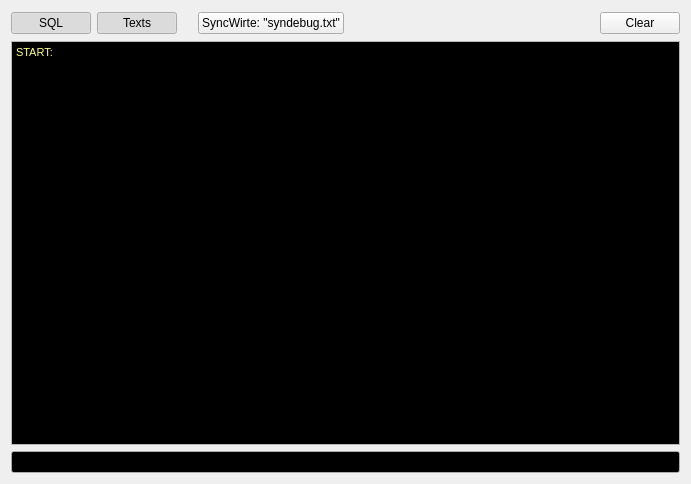
<?xml version="1.0" encoding="UTF-8"?>
<ui version="4.0">
 <class>DebugWidgetBase</class>
 <widget class="QWidget" name="DebugWidgetBase">
  <property name="geometry">
   <rect>
    <x>0</x>
    <y>0</y>
    <width>691</width>
    <height>484</height>
   </rect>
  </property>
  <property name="windowTitle">
   <string>HDebugConsole</string>
  </property>
  <layout class="QVBoxLayout">
   <item>
    <layout class="QHBoxLayout">
     <item>
      <widget class="QPushButton" name="pushSql">
       <property name="text">
        <string>SQL</string>
       </property>
       <property name="checkable">
        <bool>true</bool>
       </property>
       <property name="checked">
        <bool>true</bool>
       </property>
      </widget>
     </item>
     <item>
      <widget class="QPushButton" name="pushText">
       <property name="text">
        <string>Texts</string>
       </property>
       <property name="checkable">
        <bool>true</bool>
       </property>
       <property name="checked">
        <bool>true</bool>
       </property>
       <property name="default">
        <bool>false</bool>
       </property>
      </widget>
     </item>
     <item>
      <spacer>
       <property name="orientation">
        <enum>Qt::Horizontal</enum>
       </property>
       <property name="sizeType">
        <enum>QSizePolicy::Fixed</enum>
       </property>
       <property name="sizeHint" stdset="0">
        <size>
         <width>15</width>
         <height>20</height>
        </size>
       </property>
      </spacer>
     </item>
     <item>
      <widget class="QPushButton" name="pushSyncwrite">
       <property name="text">
        <string>SyncWirte: &quot;syndebug.txt&quot;</string>
       </property>
       <property name="checkable">
        <bool>true</bool>
       </property>
      </widget>
     </item>
     <item>
      <spacer>
       <property name="orientation">
        <enum>Qt::Horizontal</enum>
       </property>
       <property name="sizeType">
        <enum>QSizePolicy::Expanding</enum>
       </property>
       <property name="sizeHint" stdset="0">
        <size>
         <width>271</width>
         <height>24</height>
        </size>
       </property>
      </spacer>
     </item>
     <item>
      <widget class="QPushButton" name="pushClear">
       <property name="text">
        <string>Clear</string>
       </property>
      </widget>
     </item>
    </layout>
   </item>
   <item>
    <widget class="QTextEdit" name="debugtxt">
     <property name="palette">
      <palette>
       <active>
        <colorrole role="Text">
         <brush brushstyle="SolidPattern">
          <color alpha="255">
           <red>255</red>
           <green>255</green>
           <blue>127</blue>
          </color>
         </brush>
        </colorrole>
        <colorrole role="Base">
         <brush brushstyle="SolidPattern">
          <color alpha="255">
           <red>0</red>
           <green>0</green>
           <blue>0</blue>
          </color>
         </brush>
        </colorrole>
       </active>
       <inactive>
        <colorrole role="Text">
         <brush brushstyle="SolidPattern">
          <color alpha="255">
           <red>255</red>
           <green>255</green>
           <blue>127</blue>
          </color>
         </brush>
        </colorrole>
        <colorrole role="Base">
         <brush brushstyle="SolidPattern">
          <color alpha="255">
           <red>0</red>
           <green>0</green>
           <blue>0</blue>
          </color>
         </brush>
        </colorrole>
       </inactive>
       <disabled>
        <colorrole role="Text">
         <brush brushstyle="SolidPattern">
          <color alpha="255">
           <red>106</red>
           <green>104</green>
           <blue>100</blue>
          </color>
         </brush>
        </colorrole>
        <colorrole role="Base">
         <brush brushstyle="SolidPattern">
          <color alpha="255">
           <red>212</red>
           <green>208</green>
           <blue>200</blue>
          </color>
         </brush>
        </colorrole>
       </disabled>
      </palette>
     </property>
     <property name="undoRedoEnabled">
      <bool>false</bool>
     </property>
     <property name="readOnly">
      <bool>true</bool>
     </property>
     <property name="html">
      <string>&lt;!DOCTYPE HTML PUBLIC &quot;-//W3C//DTD HTML 4.0//EN&quot; &quot;http://www.w3.org/TR/REC-html40/strict.dtd&quot;&gt;
&lt;html&gt;&lt;head&gt;&lt;meta name=&quot;qrichtext&quot; content=&quot;1&quot; /&gt;&lt;style type=&quot;text/css&quot;&gt;
p, li { white-space: pre-wrap; }
&lt;/style&gt;&lt;/head&gt;&lt;body style=&quot; font-family:'MS Shell Dlg 2'; font-size:8.25pt; font-weight:400; font-style:normal;&quot;&gt;
&lt;p style=&quot; margin-top:0px; margin-bottom:0px; margin-left:0px; margin-right:0px; -qt-block-indent:0; text-indent:0px;&quot;&gt;&lt;span style=&quot; font-size:8pt;&quot;&gt;START:&lt;/span&gt;&lt;/p&gt;&lt;/body&gt;&lt;/html&gt;</string>
     </property>
     <property name="acceptRichText">
      <bool>false</bool>
     </property>
    </widget>
   </item>
   <item>
    <layout class="QHBoxLayout">
     <property name="spacing">
      <number>6</number>
     </property>
     <property name="margin">
      <number>0</number>
     </property>
     <item>
      <widget class="QLineEdit" name="lineSQL">
       <property name="palette">
        <palette>
         <active>
          <colorrole role="Text">
           <brush brushstyle="SolidPattern">
            <color alpha="255">
             <red>255</red>
             <green>255</green>
             <blue>0</blue>
            </color>
           </brush>
          </colorrole>
          <colorrole role="Base">
           <brush brushstyle="SolidPattern">
            <color alpha="255">
             <red>0</red>
             <green>0</green>
             <blue>0</blue>
            </color>
           </brush>
          </colorrole>
         </active>
         <inactive>
          <colorrole role="Text">
           <brush brushstyle="SolidPattern">
            <color alpha="255">
             <red>255</red>
             <green>255</green>
             <blue>0</blue>
            </color>
           </brush>
          </colorrole>
          <colorrole role="Base">
           <brush brushstyle="SolidPattern">
            <color alpha="255">
             <red>0</red>
             <green>0</green>
             <blue>0</blue>
            </color>
           </brush>
          </colorrole>
         </inactive>
         <disabled>
          <colorrole role="Text">
           <brush brushstyle="SolidPattern">
            <color alpha="255">
             <red>106</red>
             <green>104</green>
             <blue>100</blue>
            </color>
           </brush>
          </colorrole>
          <colorrole role="Base">
           <brush brushstyle="SolidPattern">
            <color alpha="255">
             <red>212</red>
             <green>208</green>
             <blue>200</blue>
            </color>
           </brush>
          </colorrole>
         </disabled>
        </palette>
       </property>
       <property name="text">
        <string/>
       </property>
      </widget>
     </item>
    </layout>
   </item>
  </layout>
 </widget>
 <layoutdefault spacing="6" margin="11"/>
 <tabstops>
  <tabstop>lineSQL</tabstop>
  <tabstop>pushSql</tabstop>
  <tabstop>pushText</tabstop>
  <tabstop>pushClear</tabstop>
 </tabstops>
 <resources>
  <include location="gsafe.qrc"/>
 </resources>
 <connections>
  <connection>
   <sender>pushClear</sender>
   <signal>clicked()</signal>
   <receiver>debugtxt</receiver>
   <slot>clear()</slot>
   <hints>
    <hint type="sourcelabel">
     <x>612</x>
     <y>17</y>
    </hint>
    <hint type="destinationlabel">
     <x>330</x>
     <y>52</y>
    </hint>
   </hints>
  </connection>
 </connections>
</ui>
